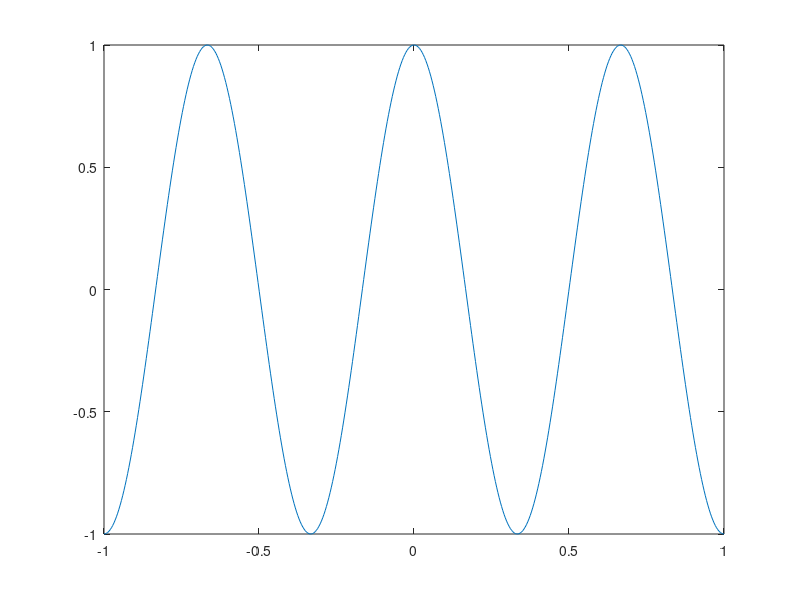

The MATLAB script that drew this image:
clear;clc;
%% parameters for script
lb=-1;ub=1;
D0=1;
N_train=32;
N_test=500;
%% get X
X_train = linspace(lb,ub,N_train);
X_test = linspace(lb,ub,N_test);
Degree_data_set = 25;
nb_monomials_data = nchoosek(D0+Degree_data_set,Degree_data_set)
%% target function
freq=1.5;
f_target = @(x) cos(freq*2*pi*x);
Y_test = f_target(X_test);
[p,S] = polyfit(X_test,Y_test,Degree_data_set); % p=[1,deg+1], returns in descending order [x^n, ... , 1]
%%
figure
%plot(X_test,Y_test,'o');hold;
plot(X_test,polyval(p,X_test));hold;
%plot(X_test,Y_test);
%% degrees to test



%%